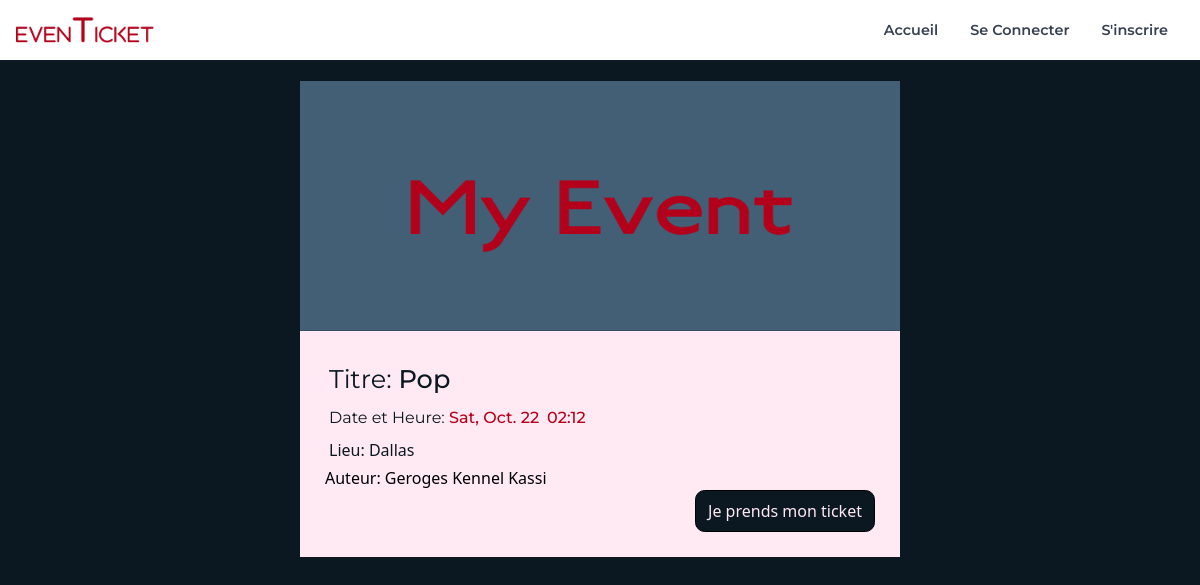
Screenshot of /event/1 with the database file from the repository.
### mypass/models.py (models this page shows)
class Events(db.Model):
    id = db.Column('id_events', db.Integer, primary_key=True)
    title = db.Column('event_title', db.String(length=100), nullable=False)
    category = db.Column('category', db.Integer,
                         db.ForeignKey(Category.id), nullable=False)
    author = db.Column('author', db.Integer,
                       db.ForeignKey(Users.id), nullable=False)
    type = db.Column(db.Integer, db.ForeignKey(Type_Event.id), nullable=False)
    place = db.Column('event_place', db.String(length=100), nullable=False)
    date_event = db.Column(db.DateTime, nullable=False,
                           default=datetime.utcnow)
    time_event = db.Column(db.Time, nullable=False)
    seat = db.Column('nombre_places', db.Integer, nullable=False)
    image = db.Column('image', db.String(length=200),
                      default='defaultTheme.png')
    date_post = db.Column(db.DateTime, nullable=False,
                          default=datetime.utcnow)

### mypass/routes.py (the view)
@app.route('/event/<event_id>', methods=['GET', 'POST'])
def EventView(event_id):
    data = []
    button = Ticket()
    event = Events.query.get(event_id)
    author = Users.query.get(event.author)
    data.append({'id': event.id, "title": event.title, "date": event.date_event.strftime('%a, %b. %y'), 'author_id': event.author, 'author': author.first_name + ' ' + author.last_name, "heure": event.time_event.strftime('%H:%M'), "lieu": event.place,
                 "image": url_for('static', filename='thumbnails/images/{}'.format(event.image))}),
    return render_template('eventview.html', datas=data, button=button, title='Prendre sont ticket')

### mypass/templates/eventview.html (shortened to what this page needs)
{% extends 'layout.html' %} {% block content %}
<div class="ticket">
  {% for data in datas%}
  <div class="ticket-card">
    <div class="image-event">
      <img src={{ data.image }} class="image-ticket" />
    </div>
    <div class="event-infoCard">
      <div class="eventTitle"><span>Titre:</span> {{data.title}}</div>
      <div class="dateInfo">
        <div class="event-date"><span>Date et Heure:</span> {{data.date}}</div>
        <div class="event-hour">{{data.heure}}</div>
      </div>
      <div class="event-place">Lieu: <span>{{data.lieu}}</span> </div>
      <div class="event-author"> Auteur:
        <a href="{{url_for('profileuser', user_id = data.author_id)}}"
          >{{data.author}}</a
        >
      </div>
      <divc class="buttonEventview">
          <a
            href="{{url_for('ticket', event_id=data.id, user_id=current_user.id)}}"
            ><button>Je prends mon ticket</button></a
          >
      </div>
    </div>
  </div>
  {%endfor%}
{% endblock %}

### mypass/static/style.css (style rules this page uses)
* { margin: 0; padding: 0; box-sizing: border-box; }
@media screen and (min-width: 1024px) { .image-ticket { width: 100%; height: 250px; } }
@media screen and (min-width: 1024px) { .event-infoCard { background-color: #ffe9f3; padding: 25px; } }
@media screen and (min-width: 1024px) { .eventTitle { color: #0c1821; font-family: montserrat; font-size: 1.6rem; margin: 4px; font-weight: 500; } }
@media screen and (min-width: 1024px) { .event-place { color: #0c1821; margin: 4px; } }
@media screen and (min-width: 1024px) { .event-date, .event-hour { color: #b3001b; font-family: montserrat; margin: 4px; font-weight: 500; } }
@media screen and (min-width: 1024px) { .dateInfo { display: flex; } }
@media screen and (min-width: 1024px) { .ticket-card { width: 50vw; } }
@media screen and (min-width: 1024px) { .ticket { padding: 20px; display: flex; justify-content: center; align-items: center; } }
@media screen and (min-width: 1024px) { .event-author a, .event-place span { font-weight: 500; } }
@media screen and (min-width: 1024px) { .buttonEventview a button { width: 180px; border: 1px solid black; padding: 8px; border-radius: 0.6rem; background-color: #0c1821; color: #ffe9f3; } }
@media screen and (min-width: 1024px) { .event-date span { color: #0c1821; font-weight: normal; } }
@media screen and (min-width: 1024px) { .eventTitle span { font-weight: normal; } }
@media screen and (min-width: 1024px) { .buttonEventview { display: flex; justify-content: flex-end; align-items: center; } }

### rows the page displays
Events: title "Pop", date "Sat, Oct. 22", heure "02:12", lieu "Dallas", author "Geroges Kennel Kassi"
